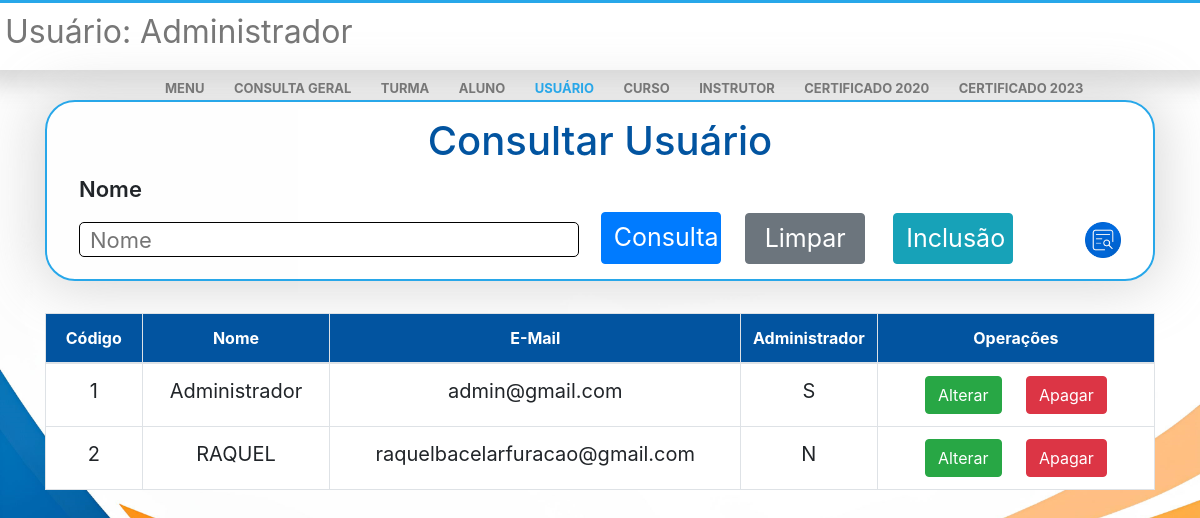
The app's page /menu/ususelect.php (signed in) with its own data.
### tables this page shows
CREATE TABLE `usuario` (
  `id` int(11) NOT NULL,
  `nome` varchar(50) NOT NULL,
  `email` varchar(100) NOT NULL,
  `senha` varchar(20) NOT NULL,
  `master` char(1) NOT NULL
);

### menu/ususelect.php (the view, shortened to what this page needs)
<?php
include('../connect.php');
$sql = 'select id, nome, email, master from usuario order by 1';
$pesqnome = '';
?>
<!DOCTYPE html>
<html lang="pt-br">
<head>
    <link rel="stylesheet" href="https://stackpath.bootstrapcdn.com/bootstrap/4.1.3/css/bootstrap.min.css"
>
    <link rel="stylesheet" href="dnv.css">
</head>
<body style="background-image: url(../img/fundo.jpg); background-image: fixed; background-size: cover;">
    <div class="nav">
        <div class="row" id="rowtop">
            <div id="usushow">
                <h2>Usuário:
                    <span>
                        <?php echo $_SESSION['nome']; ?>
                    </span>
                </h2>
            </div>
            <div class="mnu">
                <a id="atop" href="../menu.php" style="text-decoration: none;">MENU</a>
                <a id="atop" href="conselect.php" style="text-decoration: none;">CONSULTA GERAL</a>
                <a id="atop" href="turselect.php" style="text-decoration: none;">TURMA</a>
                <a id="atop" href="aluselect.php" style="text-decoration: none;">ALUNO</a>
                <a id="atop" href="ususelect.php" style="text-decoration: none;color: #28a7e9;">USUÁRIO</a>
                <a id="atop" href="curselect.php" style="text-decoration: none;">CURSO</a>
                <a id="atop" href="insselect.php" style="text-decoration: none;">INSTRUTOR</a>
                <a id="atop" href="pesq2020.php" style="text-decoration: none;">CERTIFICADO 2020</a>
                <a id="atop" href="pesq2023.php" style="text-decoration: none;">CERTIFICADO 2023</a>
            </div>
        </div>
    </div>
    <center>
        <div class="container">
            <form method="POST">
                <div class="jumbotron">
                    <h1 style="color: rgb(2, 84, 160); ">Consultar Usuário</h1>
                    <div class="row">
                        <div class="col">
                            <p class="pselect">Nome</p>
                            <input type="text" id="inpselect" name="pesqnome" placeholder="Nome"
                                value="<?php echo $pesqnome ?>">
                            <button type="submit" name="submit" class="btn btn btn-primary"
                                style="width: 120px;font-size: 25px; color: white;margin-right: 10px;">Consulta</button>
                            <a href="ususelect.php" style="text-decoration: none;">
                                <button type="button" class="btn btn-secondary"
                                    style="width: 120px;font-size: 25px; color: white; margin-left: 10px;">Limpar</button>
                            </a>
                            <a href="usuinsert.php">
                                <button type="button" class="btn btn-info"
                                    style="width: 120px;font-size: 25px; color: white;">Inclusão</button>
                            </a>
                            <a href="logselect.php"><img id="log" src="../img/log.png" style="height: 36px;width: 36px;"></a>
                        </div>
                    </div>
                </div>
                <table class="table table-bordered" style="background-color: white; text-align: center;">
                    <thead style="background-color: rgb(2, 84, 160);">
                        <tr>
                            <th scope="col" style="color: white;">Código</th>
                            <th scope="col" style="color: white;">Nome</th>
                            <th scope="col" style="color: white;">E-Mail</th>
                            <th scope="col" style="color: white;">Administrador</th>
                            <th scope="col" style="color: white;">Operações</th>
                        </tr>
                    </thead>
                    <tbody>
                        <?php
                        $result = mysqli_query($con, $sql);
                        if ($result) {
                            while ($row = mysqli_fetch_assoc($result)) {
                                echo "<tr>
                                    <td style='font-size: 20px;'>" . $row['id'] . "</td>
                                    <td style='font-size: 20px;'>" . $row['nome'] . "</td>
                                    <td style='font-size: 20px;'>" . $row['email'] . "</td>
                                    <td style='font-size: 20px;width:10%;''>" . $row['master'] . "</td>
                                    <td style='width:25%;'>
                                    <a href='usuupdate.php?updateid={$row['id']}'
                                    <button type='button' class='btn btn-success'>
                                    Alterar
                                    </button>
                                    </a>
                                    <a href='usudelete.php?deleteid={$row['id']}'
                                    <button type='button' class='btn btn-danger'>
                                    Apagar
                                    </button>
                                    </a>
                                    </td></tr>";
                            }
                        }
                        ?>
                    </tbody>
                </table>
            </form>
        </div>
    </center>
</body>
</html>

### menu/dnv.css (style rules this page uses)
.pselect { text-align: left; font-weight: 600; font-size: 22px; }
body { background-repeat: no-repeat; background-size: cover; }
#log { float: right; cursor: pointer; transition: ease-in-out 0.2s; }
#inpselect { float: left; width: 500px; height: 35px; padding-left: 10px; border-radius: 5px; border: solid 1px; transition: 0.3s ease-in-out; font-size: 22px; }
.jumbotron { box-shadow: 0px 0px 55px 7px #cfcfcfc9; border: solid 2px #28a7e9; border-radius: 30px; background-color: rgba(255, 255, 255, 0.700); margin-top: 30px; padding-top: 15px; padding-bottom: 15px; }
button { background-color: blue; }
#usushow { color: #777777; margin-left: 20px; }
h2 { font-weight: 400; }
.nav { background-color: #fff; box-shadow: 0px 0px 20px 15px #95959557; border-top: #28a7e9 3px solid; height: 70px; padding: 10px; line-height: 40px; }
.mnu { margin-left: 500px; }
a { color: #777777; margin-right: 25px; font-weight: 700; font-size: 13px; }
@media only screen and (max-width: 1660px) { .mnu { margin-left: 50px; } }
@media only screen and (max-width: 1360px) { .mnu { margin-left: 200px; } }
@media only screen and (max-width: 1360px) { #usushow { margin-left: 100px; } }
@media only screen and (max-width: 1222px) { .mnu { margin-left: 170px; } }
@media only screen and (max-width: 1222px) { #usushow { margin-left: 10px; } }
button { margin-top: -10px; }

### menu/ususelect.php (style rules this page uses)
.btn-success, .btn-danger { margin: 0; }
.btn-success { margin-right: 10px; }
.btn-danger { margin-left: 10px; }

### records on screen
usuario: id "1", nome "Administrador", email "admin@gmail.com", master "S"
usuario: id "2", nome "RAQUEL", email "raquelbacelarfuracao@gmail.com", master "N"

### other values on screen
$_SESSION['nome'] "Administrador"
